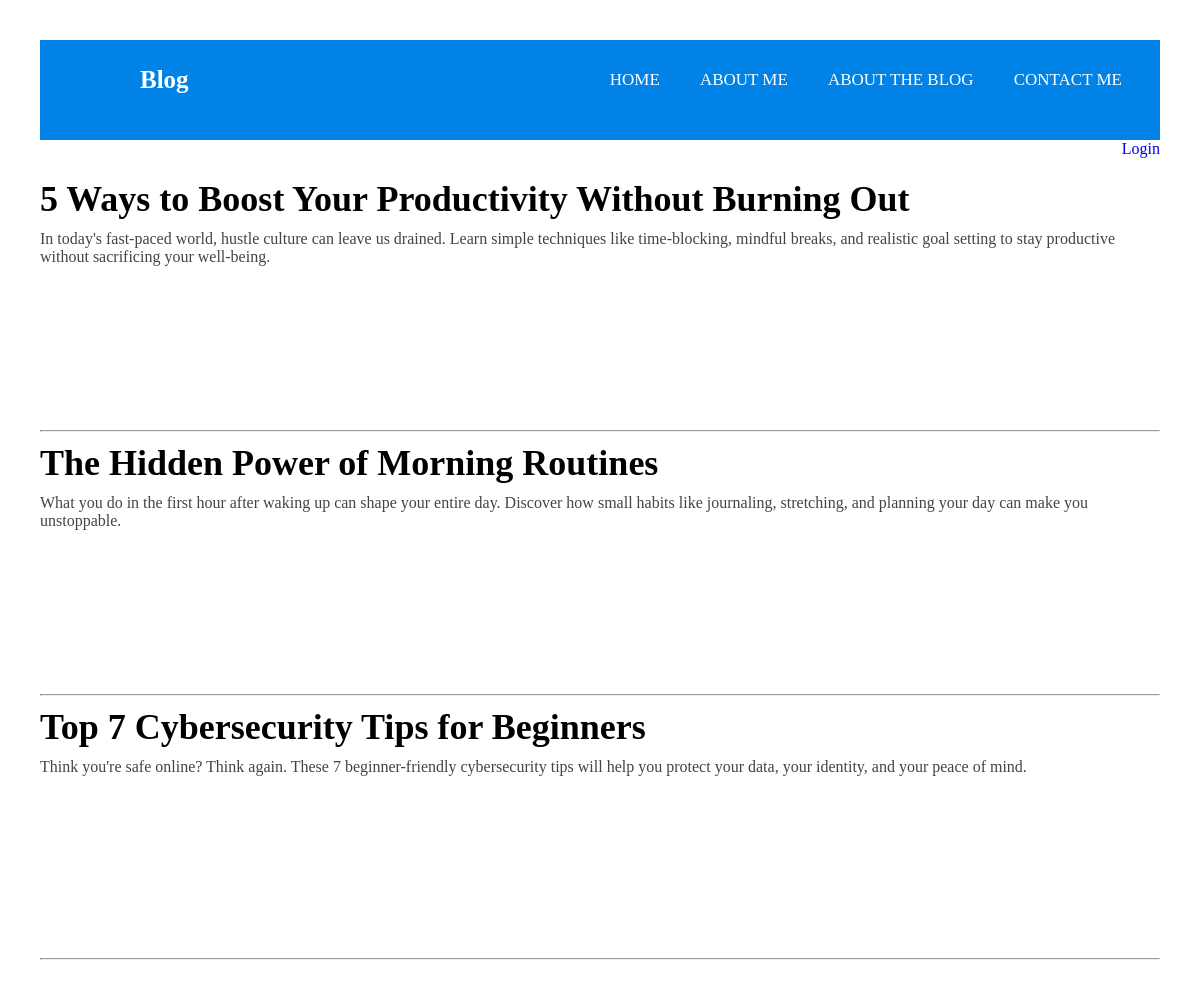
The page / on the database its author committed.
### blog/models.py (models this page shows, shortened)
class Post(models.Model):
    title=models.CharField(max_length=200)
    text=models.TextField()
    created_at=models.DateTimeField(auto_now_add=True)

### blog/views.py (the view)
# urls.py: path('',views.main, name="main"),
def main(request):
    template=loader.get_template('index.html')
    posts=Post.objects.all()
    posts.order_by('-created_at')
    context={
        'posts':posts,
    }
    return HttpResponse(template.render(context,request))

### blog/templates/index.html (shortened to what this page needs)
{%extends 'master.html'%}
{%block content%}
<div style="text-align: right; margin-bottom: 20px;">
    {% if user.is_authenticated %}
        Logged in as {{ user.username }} |
        <form method="post" action="{% url 'logout' %}" style="display: inline;">
            {% csrf_token %}
            <button type="submit" style="background: none; border: none; color: #0f0; cursor: pointer; padding: 0; font: inherit;">
                Logout
            </button>
        </form>
    {% else %}
        <a href="{% url 'login' %}">Login</a>
    {% endif %}
</div>
{%for post in posts%}
<div class ="posts">
    <div class="post-title">
<h2>{{post.title}}</h2>
     </div>
      <div class="post-body">
         <p>{{post.text|truncatewords:30}}</p>
       </div>
<hr>
{%endfor%}
</div>
{%endblock%}

### blog/templates/master.html (shortened to what this page needs)
{%load static%}
<!DOCTYPE HTML>
<html>
    <head>
        <link rel="stylesheet" href= "{%static 'styles.css'%}">
    </head>
    <body>
        {%include 'navbar.html'%}
        {%block content%}
        {%endblock%}</body>
</html>

### blog/templates/navbar.html (shortened to what this page needs)
<nav>
 <a href="/"><label class="logo" >Blog</label></a>
  <ul>
    <li><a href="{% url 'main' %}">HOME</a></li>
    <li><a href="{% url 'about_me' %}">About Me</a></li>
    <li><a href="{% url 'about_blog' %}">About The Blog</a></li>
    <li><a href="{% url 'contact' %}">Contact Me</a></li>
      </ul>
</nav>

### blog/static/styles.css (style rules this page uses)
.post-title { font-size: 1.5em; margin-bottom: 5px; margin-top: 10px; }
.post-body { color: #444; min-height: 200px; margin-top: 10px; }
.post, .post-title, .post-body { word-wrap: break-word; overflow-wrap: break-word; box-sizing: border-box; width: 100%; }
* { padding: 0; margin: 0; text-decoration: none; list-style: none; box-sizing: border-box; }
body { font-family: 'Montserrat'; margin: 40px; }
nav { background: #0082e6; height: 100px; width: 100%; margin:0px; }
label.logo { color: white; font-size: 25px; line-height: 80px; padding: 0 100px; font-weight: bold; }
nav ul { float: right; margin-right: 20px; }
nav ul li { display: inline-block; line-height: 80px; margin: 0 5px; }
nav ul li a { color: white; font-size: 17px; padding: 7px 13px; border-radius: 3px; text-transform: uppercase; }

### rows shown on the page
Post: title "5 Ways to Boost Your Productivity Without Burning Out", text "In today's fast-paced world, hustle culture can leave us drained. Learn simple techniques like time-blocking, mindful breaks, and realistic goal setting to stay productive without sacrificing your well-being."
Post: title "The Hidden Power of Morning Routines", text "What you do in the first hour after waking up can shape your entire day. Discover how small habits like journaling, stretching, and planning your day can make you unstoppable."
Post: title "Top 7 Cybersecurity Tips for Beginners", text "Think you're safe online? Think again. These 7 beginner-friendly cybersecurity tips will help you protect your data, your identity, and your peace of mind."
